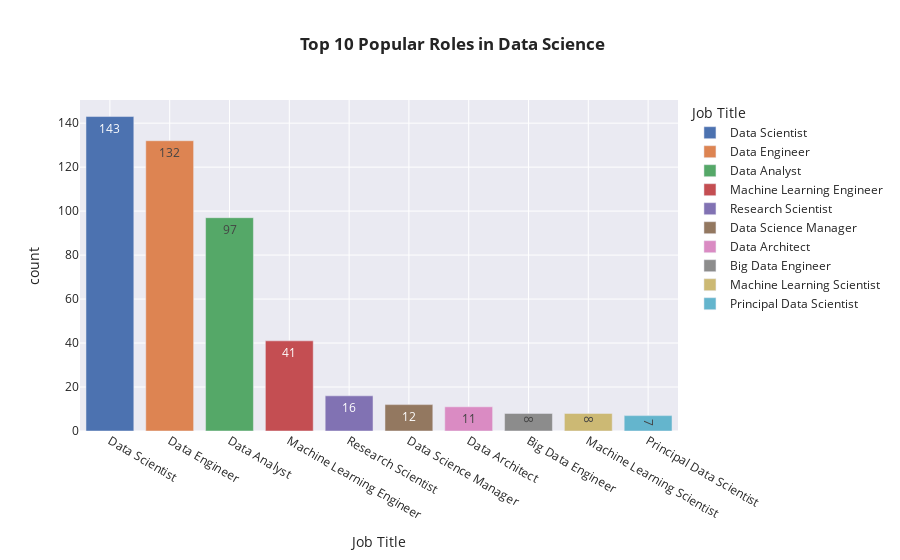

Here is the notebook cell this chart was saved with:
### Code cell
import plotly.express as px
z=pd['job_title'].value_counts().head(10)
fig=px.bar(z,x=z.index,y=z.values,color=z.index,text=z.values,labels={'index':'Job Title','y':'count','text':'count'},template='seaborn',title='<b> Top 10 Popular Roles in Data Science')
fig.show()

### Figure 1 — Plotly figure (JSON) as saved in the notebook; plotly's stock layout.template omitted (floating-point values rounded to 4 significant figures)
{"data": [{"alignmentgroup": "True", "hovertemplate": "Job Title=%{x}<br>count=%{text}<extra></extra>", "legendgroup": "Data Scientist", "marker": {"color": "rgb(76,114,176)", "pattern": {"shape": ""}}, "name": "Data Scientist", "offsetgroup": "Data Scientist", "orientation": "v", "showlegend": true, "text": [143], "textposition": "auto", "type": "bar", "x": ["Data Scientist"], "xaxis": "x", "y": [143], "yaxis": "y"}, {"alignmentgroup": "True", "hovertemplate": "Job Title=%{x}<br>count=%{text}<extra></extra>", "legendgroup": "Data Engineer", "marker": {"color": "rgb(221,132,82)", "pattern": {"shape": ""}}, "name": "Data Engineer", "offsetgroup": "Data Engineer", "orientation": "v", "showlegend": true, "text": [132], "textposition": "auto", "type": "bar", "x": ["Data Engineer"], "xaxis": "x", "y": [132], "yaxis": "y"}, {"alignmentgroup": "True", "hovertemplate": "Job Title=%{x}<br>count=%{text}<extra></extra>", "legendgroup": "Data Analyst", "marker": {"color": "rgb(85,168,104)", "pattern": {"shape": ""}}, "name": "Data Analyst", "offsetgroup": "Data Analyst", "orientation": "v", "showlegend": true, "text": [97], "textposition": "auto", "type": "bar", "x": ["Data Analyst"], "xaxis": "x", "y": [97], "yaxis": "y"}, {"alignmentgroup": "True", "hovertemplate": "Job Title=%{x}<br>count=%{text}<extra></extra>", "legendgroup": "Machine Learning Engineer", "marker": {"color": "rgb(196,78,82)", "pattern": {"shape": ""}}, "name": "Machine Learning Engineer", "offsetgroup": "Machine Learning Engineer", "orientation": "v", "showlegend": true, "text": [41], "textposition": "auto", "type": "bar", "x": ["Machine Learning Engineer"], "xaxis": "x", "y": [41], "yaxis": "y"}, {"alignmentgroup": "True", "hovertemplate": "Job Title=%{x}<br>count=%{text}<extra></extra>", "legendgroup": "Research Scientist", "marker": {"color": "rgb(129,114,179)", "pattern": {"shape": ""}}, "name": "Research Scientist", "offsetgroup": "Research Scientist", "orientation": "v", "showlegend": true, "text": [16], "textposition": "auto", "type": "bar", "x": ["Research Scientist"], "xaxis": "x", "y": [16], "yaxis": "y"}, {"alignmentgroup": "True", "hovertemplate": "Job Title=%{x}<br>count=%{text}<extra></extra>", "legendgroup": "Data Science Manager", "marker": {"color": "rgb(147,120,96)", "pattern": {"shape": ""}}, "name": "Data Science Manager", "offsetgroup": "Data Science Manager", "orientation": "v", "showlegend": true, "text": [12], "textposition": "auto", "type": "bar", "x": ["Data Science Manager"], "xaxis": "x", "y": [12], "yaxis": "y"}, {"alignmentgroup": "True", "hovertemplate": "Job Title=%{x}<br>count=%{text}<extra></extra>", "legendgroup": "Data Architect", "marker": {"color": "rgb(218,139,195)", "pattern": {"shape": ""}}, "name": "Data Architect", "offsetgroup": "Data Architect", "orientation": "v", "showlegend": true, "text": [11], "textposition": "auto", "type": "bar", "x": ["Data Architect"], "xaxis": "x", "y": [11], "yaxis": "y"}, {"alignmentgroup": "True", "hovertemplate": "Job Title=%{x}<br>count=%{text}<extra></extra>", "legendgroup": "Big Data Engineer", "marker": {"color": "rgb(140,140,140)", "pattern": {"shape": ""}}, "name": "Big Data Engineer", "offsetgroup": "Big Data Engineer", "orientation": "v", "showlegend": true, "text": [8], "textposition": "auto", "type": "bar", "x": ["Big Data Engineer"], "xaxis": "x", "y": [8], "yaxis": "y"}, {"alignmentgroup": "True", "hovertemplate": "Job Title=%{x}<br>count=%{text}<extra></extra>", "legendgroup": "Machine Learning Scientist", "marker": {"color": "rgb(204,185,116)", "pattern": {"shape": ""}}, "name": "Machine Learning Scientist", "offsetgroup": "Machine Learning Scientist", "orientation": "v", "showlegend": true, "text": [8], "textposition": "auto", "type": "bar", "x": ["Machine Learning Scientist"], "xaxis": "x", "y": [8], "yaxis": "y"}, {"alignmentgroup": "True", "hovertemplate": "Job Title=%{x}<br>count=%{text}<extra></extra>", "legendgroup": "Principal Data Scientist", "marker": {"color": "rgb(100,181,205)", "pattern": {"shape": ""}}, "name": "Principal Data Scientist", "offsetgroup": "Principal Data Scientist", "orientation": "v", "showlegend": true, "text": [7], "textposition": "auto", "type": "bar", "x": ["Principal Data Scientist"], "xaxis": "x", "y": [7], "yaxis": "y"}], "layout": {"barmode": "relative", "legend": {"title": {"text": "Job Title"}, "tracegroupgap": 0}, "title": {"text": "<b> Top 10 Popular Roles in Data Science"}, "xaxis": {"anchor": "y", "categoryarray": ["Data Scientist", "Data Engineer", "Data Analyst", "Machine Learning Engineer", "Research Scientist", "Data Science Manager", "Data Architect", "Big Data Engineer", "Machine Learning Scientist", "Principal Data Scientist"], "categoryorder": "array", "domain": [0, 1], "title": {"text": "Job Title"}}, "yaxis": {"anchor": "x", "domain": [0, 1], "title": {"text": "count"}}}}
